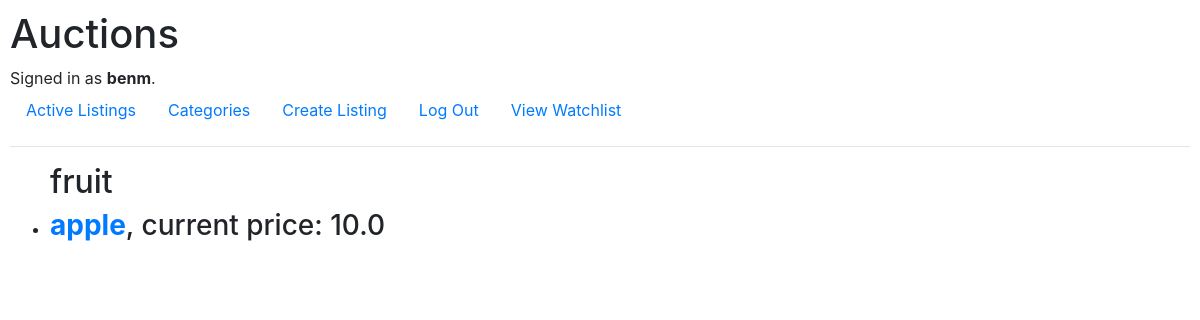
Page /categories/3 (signed in) on the committed database.
### auctions/models.py (models this page shows)
class User(AbstractUser):
    items_in_watchlist = models.ManyToManyField(Listing, blank=True)

class Category(models.Model):
    name = models.CharField(max_length=64)

class Listing(models.Model):
    creator = models.ForeignKey('User', on_delete=models.CASCADE, related_name="listings", null=True)
    title = models.CharField(max_length=128)
    description = models.TextField(max_length=1000)
    current_bid = models.OneToOneField('Bid', on_delete=models.CASCADE, related_name="listing", null=True)
    active = models.BooleanField(default=True)
    image_url = models.URLField(default=None)  # should this be a FilePathField ?
    category = models.ForeignKey('Category', on_delete=models.CASCADE, related_name="items", null=True)
    winner = models.ForeignKey('User', on_delete=models.DO_NOTHING, related_name="winner", null=True, default=None)

class Bid(models.Model):
    user = models.ForeignKey(User, on_delete=models.CASCADE, related_name="bids")
    amount = models.FloatField()
    related_listing = models.ForeignKey(Listing, on_delete=models.CASCADE, related_name="bid", null=True)

### auctions/views.py (the view)
# urls.py: path("categories/<int:category_id>", views.all_items_in_category, name="all_items_in_category"),
def all_items_in_category(request, category_id):
    category = Category.objects.get(id=category_id)
    name = category.name
    items = category.items.all()
    return render(request, "auctions/all_items_in_category.html", {"items":items, "name":name})

### auctions/templates/auctions/all_items_in_category.html
{% extends "auctions/layout.html" %}
{% block body %}
    <ul>
        <h2> {{name}} </h2>
        {% for item in items%}
        <li>
            <h3><a href="../listings/{{item.id}}"><strong>{{ item.title }}</strong></a>, current price: {{item.current_bid.amount}}</h3>
        </li>
        {% endfor %}
    </ul>
{% endblock %}

### auctions/templates/auctions/layout.html (shortened to what this page needs)
{% load static %}
<!DOCTYPE html>
<html lang="en">
    <head>
        <link rel="stylesheet" href="https://stackpath.bootstrapcdn.com/bootstrap/4.4.1/css/bootstrap.min.css">
        <link href="{% static 'auctions/styles.css' %}" rel="stylesheet">
    </head>
    <body>
        <h1>Auctions</h1>
        <div>
            {% if user.is_authenticated %}
                Signed in as <strong>{{ user.username }}</strong>.
            {% else %}
                Not signed in.
            {% endif %}
        </div>
        <ul class="nav">
            <li class="nav-item">
                <a class="nav-link" href="{% url 'index' %}">Active Listings</a>
            </li>
            <li class="nav-item">
                <a class="nav-link" href="{% url 'categories' %}">Categories</a>
            </li>
            {% if user.is_authenticated %}
                <li class="nav-item">
                    <a class="nav-link" href="{% url 'create_listing' %}">Create Listing</a>
                </li>
                <li class="nav-item">
                    <a class="nav-link" href="{% url 'logout' %}">Log Out</a>
                </li>
                <li class="nav-item">
                    <a class="nav-link" href="{% url 'watchlist' %}">View Watchlist</a>
                </li>
            {% endif %}
        </ul>
        <hr>
        {% block body %}
        {% endblock %}
    </body>
</html>

### auctions/static/auctions/styles.css (style rules this page uses)
body { padding: 10px; }

### rows in the picture
User: username "benm"
Category: name "fruit"
Listing: title "apple", current_bid.amount "10.0"
